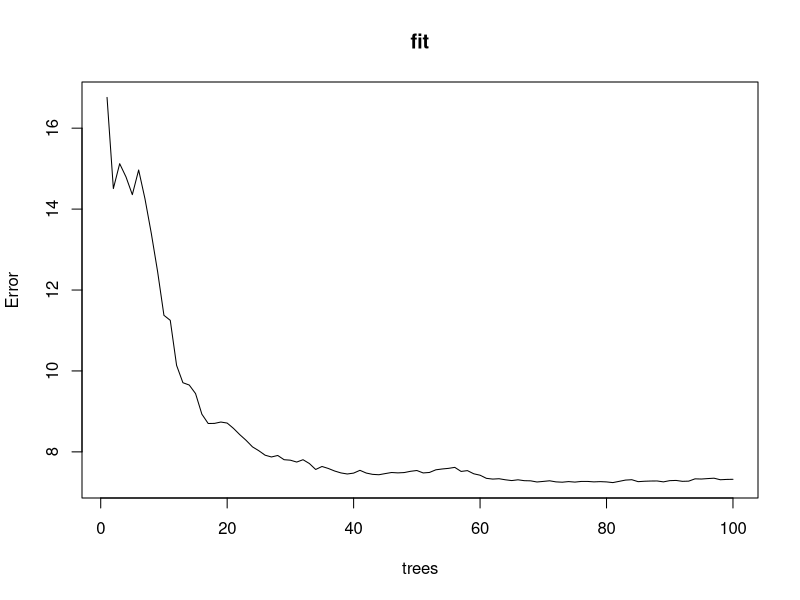
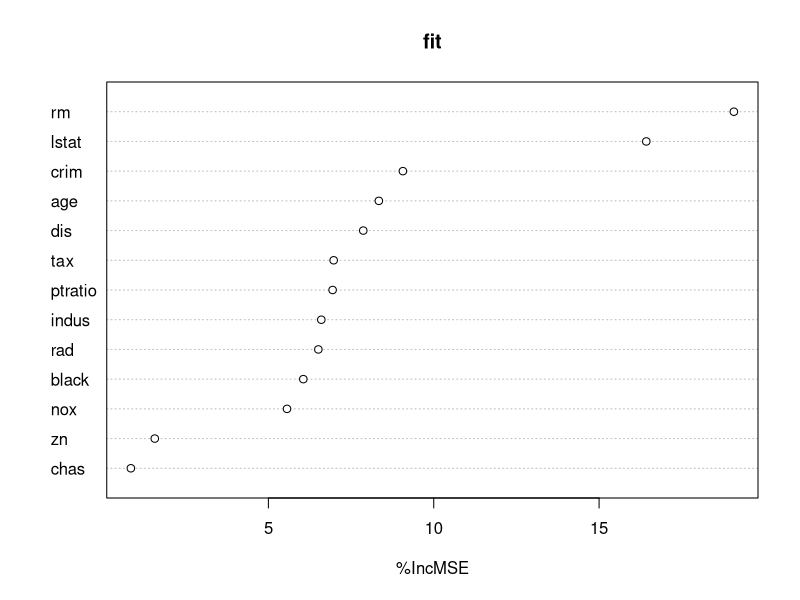
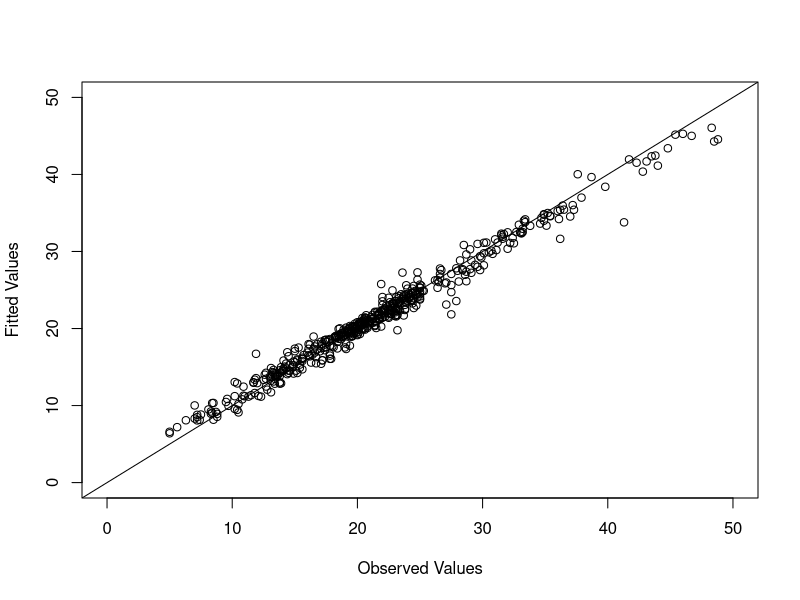
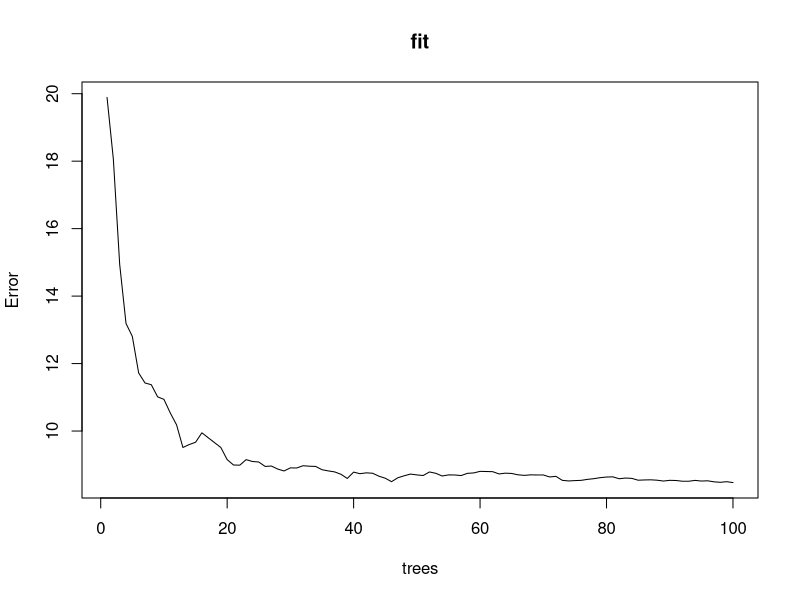
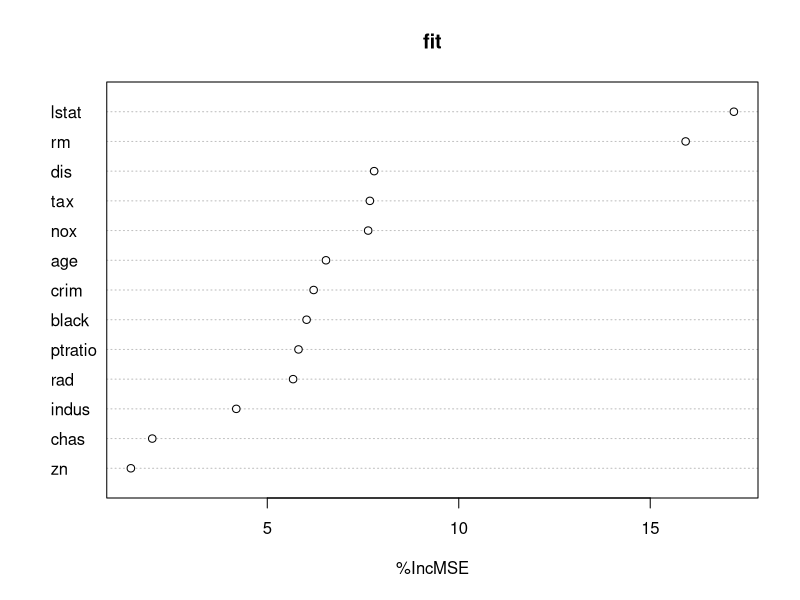

Recreate these plots in R, in order.
#######################################
#
# Lab: Random Forests with Boston Data
#
#######################################


## Calling packages

library(randomForest) #install.packages("randomForest")

help(randomForest)


## Data reading 

library(MASS) 
i = which(Boston$medv == 50) 
boston = Boston[-i,] # delete cases with medv=50
boston$chas = factor(boston$chas)
boston$rad = factor(boston$rad)


## Foresting

set.seed(1234)
fit = randomForest(medv~., data=boston, ntree=100, mtry=5, importance=T, , na.action=na.omit)

plot(fit, type="l")
importance(fit)
varImpPlot(fit, type=1)


## Predicting

yhat = predict(fit, newdata=boston, type="response") # predictions
head(yhat)

plot(boston$medv, yhat, xlim=c(0,50), ylim=c(0,50), xlab="Observed Values", ylab="Fitted Values")
abline(a=0, b=1)


## Evaluating

mean((boston$medv - yhat)^2)  # MSE
mean(abs(boston$medv - yhat)) # MAE



###########################################
# Computing the test error by paritioning


## Data Partitioning

set.seed(1234)
train.index = sample(1:nrow(boston), round(0.7*nrow(boston)))
boston.train = boston[ train.index,] #train data                              
boston.test  = boston[-train.index,] #test data

## Foresting

set.seed(1234)
fit = randomForest(medv~., data=boston.train, ntree=100, mtry=5, importance=T, , na.action=na.omit)

plot(fit, type="l")
importance(fit)
varImpPlot(fit, type=1)

## Predicting and Evaluating

yhat = predict(fit, newdata=boston.train, type="response")
mean((boston.train$medv - yhat)^2)  # train MSE
mean(abs(boston.train$medv - yhat)) # train MAE

yhat = predict(fit, newdata=boston.test, type="response")
mean((boston.test$medv - yhat)^2)  # test MSE
mean(abs(boston.test$medv - yhat)) # test MAE




##########################
# Computing the CV error


V = 10 #V-fold CV
mse.test = 0
mae.test = 0

set.seed(1234)
id = sample(1:V, nrow(boston), replace = T)

for(i in 1:V) {
  
  print(i)

  ## Data Partitioning

  test.index = which(id==i)
  boston.train = boston[-test.index,] #train data                              
  boston.test  = boston[ test.index,] #test data

  ## Foresting

  fit = randomForest(medv~., data=boston.train, ntree=100, mtry=5, importance=T, , na.action=na.omit)

  ## Predicting and Evaluating

  yhat = predict(fit, newdata=boston.test, type="response")
  mse.test = mse.test + mean((boston.test$medv - yhat)^2)  # MSE
  mae.test = mae.test + mean(abs(boston.test$medv - yhat)) # MAE
}

cv.mse.test  = mse.test/V;  cv.mse.test  # test CV MSE
cv.mae.test  = mae.test/V;  cv.mae.test  # test CV MAE 

#END
